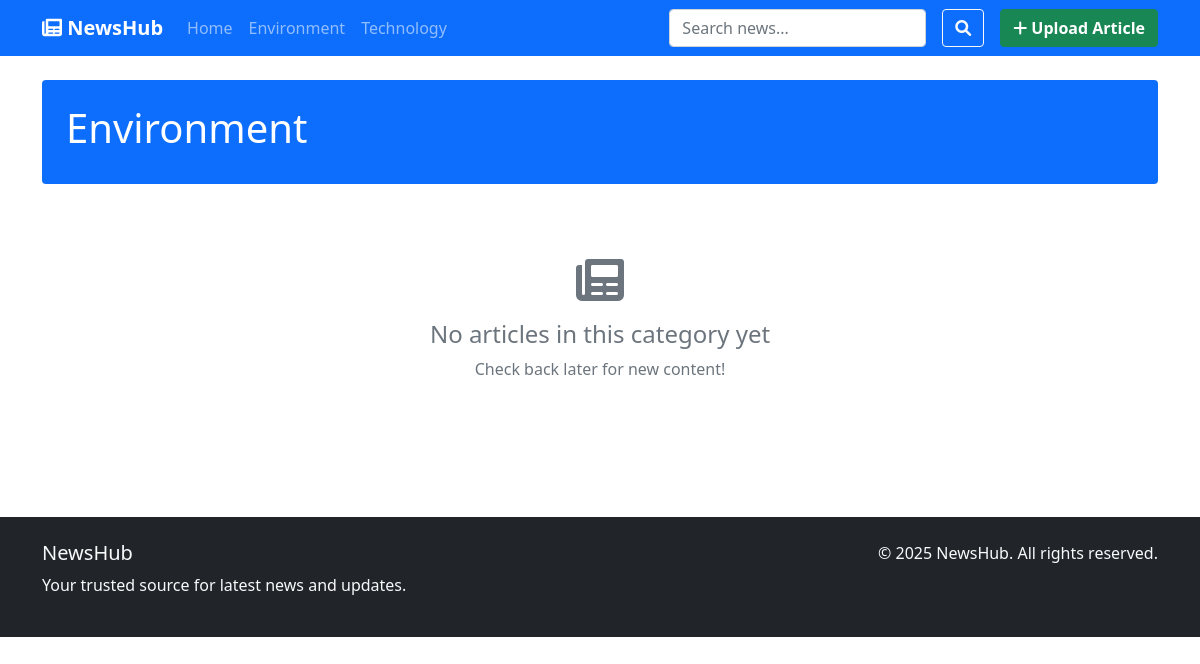
The app's page /category/1/, older data.
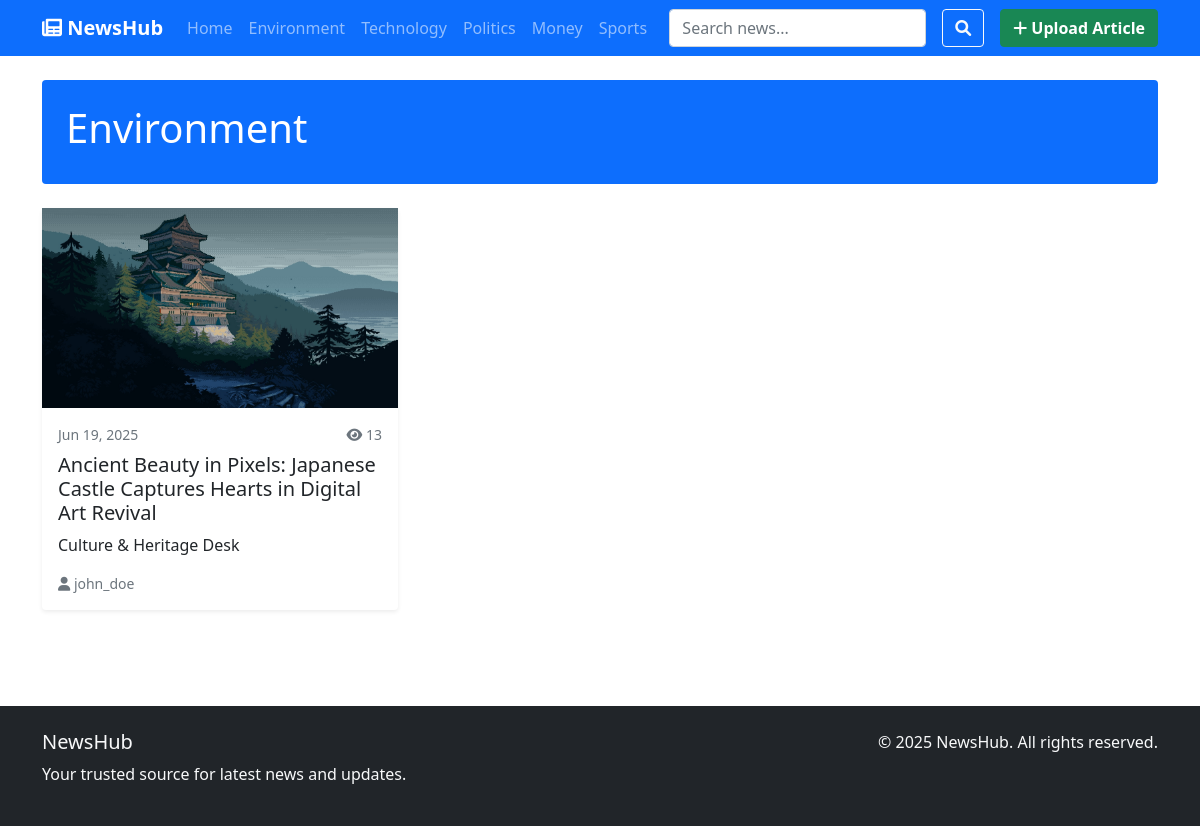
The same page, newer data.
### news/models.py (models this page shows, shortened)
class Category(models.Model):
    name = models.CharField(max_length=100, unique=True)
    description = models.TextField(blank=True)
    created_at = models.DateTimeField(auto_now_add=True)
    class Meta:
        verbose_name_plural = "Categories"
    def get_absolute_url(self):
        return reverse('news:category', kwargs={'category_id': self.pk})

class Article(models.Model):
    STATUS_CHOICES = [
        ('draft', 'Draft'),
        ('published', 'Published'),
    ]
    title = models.CharField(max_length=200)
    slug = models.SlugField(max_length=200, unique=True)
    author = models.ForeignKey(User, on_delete=models.CASCADE, related_name='articles')
    category = models.ForeignKey(Category, on_delete=models.CASCADE, related_name='articles')
    content = models.TextField()
    excerpt = models.CharField(max_length=300, help_text="Brief description of the article")
    image = models.ImageField(upload_to='article_images/', blank=True, null=True, help_text="Upload an article image")
    status = models.CharField(max_length=10, choices=STATUS_CHOICES, default='draft')
    created_at = models.DateTimeField(auto_now_add=True)
    updated_at = models.DateTimeField(auto_now=True)
    published_at = models.DateTimeField(default=timezone.now)
    views = models.PositiveIntegerField(default=0)
    class Meta:
        ordering = ['-published_at']
    def get_absolute_url(self):
        return reverse('news:article_detail', kwargs={'slug': self.slug})

### news/views.py (the view)
# urls.py: path('category/<int:category_id>/', views.category_view, name='category'),
def category_view(request, category_id):
    category = get_object_or_404(Category, id=category_id)
    articles = Article.objects.filter(
        category=category,
        status='published'
    ).select_related('author')
    paginator = Paginator(articles, 6)  # 6 articles per page
    page_number = request.GET.get('page')
    page_obj = paginator.get_page(page_number)
    context = {
        'category': category,
        'articles': page_obj,
        'categories': Category.objects.all(),
    }
    return render(request, 'news/category.html', context)

### news/context_processors.py (called while the page is built)
def categories_processor(request):
    return {'categories': Category.objects.all()}

### news/templates/news/category.html (shortened to what this page needs)
{% extends 'news/base.html' %}
{% load static %}
{% block content %}
<div class="container">
    <div class="row mb-4">
        <div class="col-12">
            <div class="bg-primary text-white p-4 rounded">
                <h1 class="mb-2">{{ category.name }}</h1>
            </div>
        </div>
    </div>
    <div class="row">
        {% for article in articles %}
        <div class="col-lg-4 col-md-6 mb-4">
            <div class="card h-100 border-0 shadow-sm">
                {% if article.image %}
                <img src="{{ article.image.url }}" alt="{{ article.title }}">
                {% else %}
                <img src="{% static 'default.png' %}" alt="No image available">
                {% endif %}
                <div class="card-body d-flex flex-column">
                    <div class="d-flex justify-content-between align-items-center mb-2">
                        <small class="text-muted">{{ article.published_at|date:"M d, Y" }}</small>
                        <small class="text-muted">
                            <i class="fas fa-eye"></i> {{ article.views }}
                        </small>
                    </div>
                    <h5 class="card-title">
                        <a href="{{ article.get_absolute_url }}" class="text-decoration-none text-dark">
                            {{ article.title }}
                        </a>
                    </h5>
                    <p class="card-text flex-grow-1">{{ article.excerpt }}</p>
                    <small class="text-muted mt-auto">
                        <i class="fas fa-user"></i> {{ article.author.username }}
                    </small>
                </div>
            </div>
        </div>
        {% empty %}
        <div class="col-12">
            <div class="text-center py-5">
                <i class="fas fa-newspaper fa-3x text-muted mb-3"></i>
                <h4 class="text-muted">No articles in this category yet</h4>
                <p class="text-muted">Check back later for new content!</p>
            </div>
        </div>
        {% endfor %}
    </div>
</div>
{% endblock %}

### news/templates/news/base.html (shortened to what this page needs)
<!DOCTYPE html>
<html lang="en">
<head>
    <link href="https://cdnjs.cloudflare.com/ajax/libs/bootstrap/5.1.3/css/bootstrap.min.css" rel="stylesheet">
    <link href="https://cdnjs.cloudflare.com/ajax/libs/font-awesome/6.0.0/css/all.min.css" rel="stylesheet">
</head>
<body>
    <nav class="navbar navbar-expand-lg navbar-dark bg-primary">
        <div class="container">
            <a class="navbar-brand fw-bold" href="{% url 'news:home' %}">
                <i class="fas fa-newspaper"></i> NewsHub
            </a>
            <div class="collapse navbar-collapse" id="navbarNav">
                <ul class="navbar-nav me-auto">
                    <li class="nav-item">
                        <a class="nav-link" href="{% url 'news:home' %}">Home</a>
                    </li>
                    {% for category in categories %}
                    <li class="nav-item">
                        <a class="nav-link" href="{{ category.get_absolute_url }}">{{ category.name }}</a>
                    </li>
                    {% endfor %}
                </ul>
                <form class="d-flex align-items-center gap-2" method="GET" action="{% url 'news:search' %}">
                    <input class="form-control me-2" type="search" name="q" placeholder="Search news..."
                        value="{{ request.GET.q }}" style="min-width: 180px;">
                    <button class="btn btn-outline-light me-2" type="submit" title="Search">
                        <i class="fas fa-search"></i>
                    </button>
                    <a href="{% url 'news:article_create' %}" class="btn btn-success fw-bold d-flex align-items-center"
                        style="white-space: nowrap;">
                        <i class="fas fa-plus me-1"></i> Upload Article
                    </a>
                </form>
            </div>
        </div>
    </nav>
    <main class="py-4">
        {% block content %}
        {% endblock %}
    </main>
    <footer class="bg-dark text-light py-4 mt-5">
        <div class="container">
            <div class="row">
                <div class="col-md-6">
                    <h5>NewsHub</h5>
                    <p>Your trusted source for latest news and updates.</p>
                </div>
                <div class="col-md-6 text-md-end">
                    <p>&copy; 2025 NewsHub. All rights reserved.</p>
                </div>
            </div>
        </div>
    </footer>
</body>
</html>

Row changes from the older to the newer data that the page shows:
added Category: name "Politics"
added Category: name "Money"
added Category: name "Sports"
added Article: image (picture), published_at "Jun 19, 2025", views "13", title "Ancient Beauty in Pixels: Japanese Castle Captures Hearts in Digital Art Revival", excerpt "Culture & Heritage Desk", author.username "john_doe"
Text that changed along with them:
text no longer shown: "No articles in this category yet Check back later for new content!"
